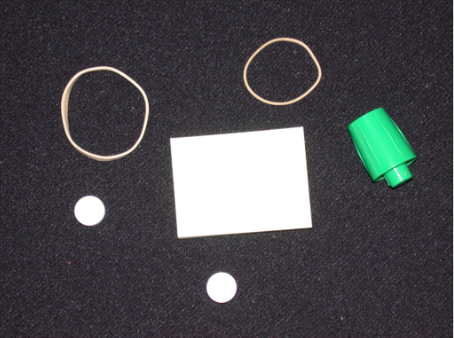
%> input picture Deneme.PNG, 454 x 338 px
$ octave aaaa.m   (GNU Octave 9; MATLAB toolbox functions it lacks are replaced by stand-ins)
%> lines starting %> are read from the running program, lines starting %| are printed output that depends on the picture; in (x1, y1, x2, y2) boxes, pixels count from 0 and x2, y2 are one past the last pixel; in counts of white or black regions, pixels touching at a corner belong together; the program's own positions count from 1
%% Identifying Round Objects
% Your goal is to classify objects based on their roundness using
% |bwboundaries|, a boundary tracing routine.
%
% Copyright 1993-2005 The MathWorks, Inc.
% $Revision: 1.1.6.2 $  $Date: 2005/06/20 03:09:57 $
%

%% Step 1: Read image
% Read in |pills_etc.png|.

RGB = imread('Deneme.png');
%> RGB is the input picture: size 338x454x3 uint8; mean R, G, B 74.6, 74.4, 78.2
imshow(RGB);

%% Step 2: Threshold the image
% Convert the image to black and white in order to prepare for
% boundary tracing using |bwboundaries|.

I = rgb2gray(RGB);
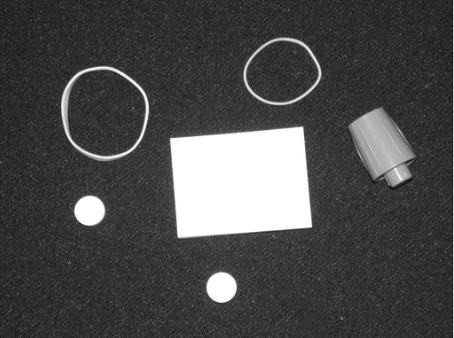
%> I: size 338x454 uint8; min 12, max 255, mean 74.9
threshold = graythresh(I);
%> threshold = 0.565
bw = im2bw(I,threshold);
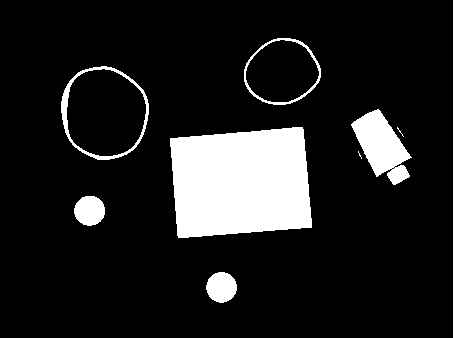
%> bw: size 338x454 logical; 12.6% white; 9 white regions (2 under 20 px), largest, box (x1, y1, x2, y2) and area: (170, 127, 312, 238) 13565, (351, 109, 412, 185) 2441, (61, 66, 149, 160) 961
imshow(bw)

%% Step 3: Remove the noise
% Using morphology functions, remove pixels which do not belong to the
% objects of interest.

% remove all object containing fewer than 30 pixels
bw = bwareaopen(bw,30);

% fill a gap in the pen's cap
se = strel('disk',2);
bw = imclose(bw,se);
%> bw: size 338x454 logical; 12.6% white; 7 white regions, largest, box (x1, y1, x2, y2) and area: (170, 127, 312, 238) 13565, (351, 109, 412, 185) 2469, (61, 66, 149, 160) 961

% fill any holes, so that regionprops can be used to estimate
% the area enclosed by each of the boundaries
bw = imfill(bw,'holes');
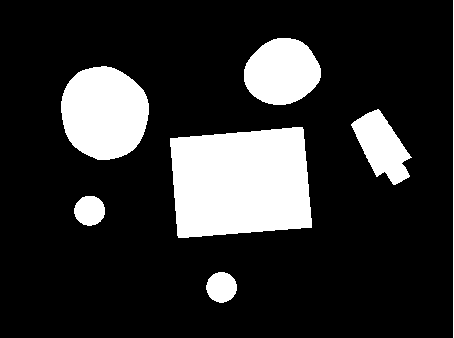
%> bw: size 338x454 logical; 18.4% white; 7 white regions, largest, box (x1, y1, x2, y2) and area: (170, 127, 312, 238) 13565, (61, 66, 149, 160) 6481, (244, 38, 321, 105) 3946

imshow(bw)

%% Step 4: Find the boundaries
% Concentrate only on the exterior boundaries.  Option 'noholes' will
% accelerate the processing by preventing |bwboundaries| from searching
% for inner contours.

[B,L] = bwboundaries(bw,'noholes');
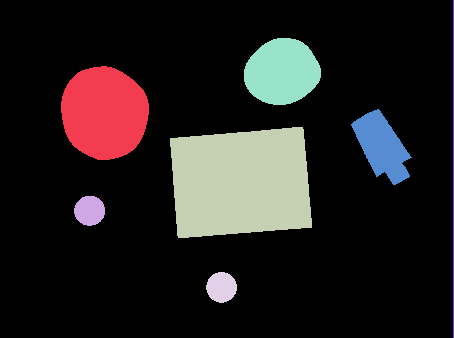
%> L: size 338x454 double; 8 distinct labels, from 0 to 7; one colour per label, 0 black
%> B = 7 boundaries; box (x1, y1, x2, y2) and points: (453, 0, 454, 338) 675, (170, 127, 312, 238) 465, (61, 66, 149, 160) 258, (244, 38, 321, 105) 198, (351, 109, 412, 185) 188, (74, 196, 105, 226) 85, (206, 272, 237, 303) 85

% Display the label matrix and draw each boundary
imshow(label2rgb(L, @jet, [.5 .5 .5]))
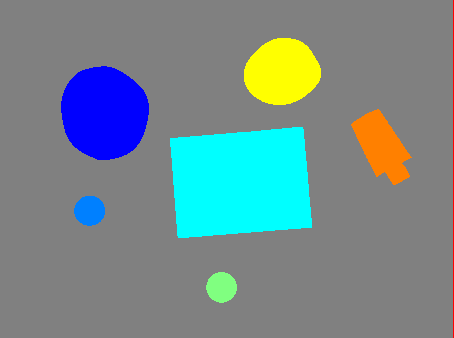
%> displayed picture: size 338x454x3, on the screen's scale of 0 to 255; mean R, G, B 116.3, 137.4, 139.6
hold on
for k = 1:length(B)
  boundary = B{k};
  plot(boundary(:,2), boundary(:,1), 'w', 'LineWidth', 2)
end
%> this loop made 7 passes

%% Step 5: Determine which objects are round
% Estimate each object's area and perimeter. Use these results
% to form a simple metric indicating the roundness of an object:
%
%  metric = 4*pi*area/perimeter^2.
%
% This metric is equal to one only for a circle and it is less than one for
% any other shape. The discrimination process can be controlled by setting
% an appropriate threshold. In this example use a threshold of 0.94 so
% that only the pills will be classified as round.
%
% Use |regionprops| to obtain estimates of the area for all of the objects.
% Notice that the label matrix returned by |bwboundaries| can be
% reused by |regionprops|.

stats = regionprops(L,'Area','Centroid');
%> stats = 7 regions; Area and Centroid: 13565 [241.4 183.3], 6481 [104.9 113.4], 3946 [282.6 72.5], 2469 [382.4 147], 737 [222.1 287.9], 730 [90.2 211.3], 338 [454 169.5]

threshold = 0.94;

% loop over the boundaries
for k = 1:length(B)

  % obtain (X,Y) boundary coordinates corresponding to label 'k'
  boundary = B{k};

  % compute a simple estimate of the object's perimeter
  delta_sq = diff(boundary).^2;
  perimeter = sum(sqrt(sum(delta_sq,2)));

  % obtain the area calculation corresponding to label 'k'
  area = stats(k).Area;

  % compute the roundness metric
  metric = 4*pi*area/perimeter^2;

  % display the results
  metric_string = sprintf('%2.2f',metric);

  % mark objects above the threshold with a black circle
  if metric > threshold
    centroid = stats(k).Centroid;
    plot(centroid(1),centroid(2),'ko');
  end

  text(boundary(1,2)-35,boundary(1,1)+13,metric_string,'Color','y',...
       'FontSize',14,'FontWeight','bold');

end
%> this loop made 7 passes
%> (perimeter, area, metric, metric_string, centroid) on passes 2, 4: (98.08, 730, 0.954, '0.95', [90.19 211.3]), (98.91, 737, 0.947, '0.95', [222.1 287.9])
%> (perimeter, area, metric, metric_string) on passes 1, 3, 5, 6, 7: (299.7, 6481, 0.907, '0.91'), (479.7, 13565, 0.741, '0.74'), (233, 3946, 0.913, '0.91'), (232.1, 2469, 0.576, '0.58'), (674, 338, 0.00935, '0.01')

title(['Metrics closer to 1 indicate that ',...
       'the object is approximately round']);
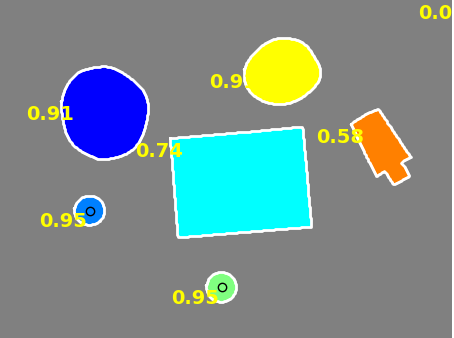
%> figure redrawn from the program's plot data; its title reads 'Metrics closer to 1 indicate that the object is approximately round'


displayEndOfDemoMessage(mfilename)
%> (this line was passed over: displayEndOfDemoMessage is not available in this run)
